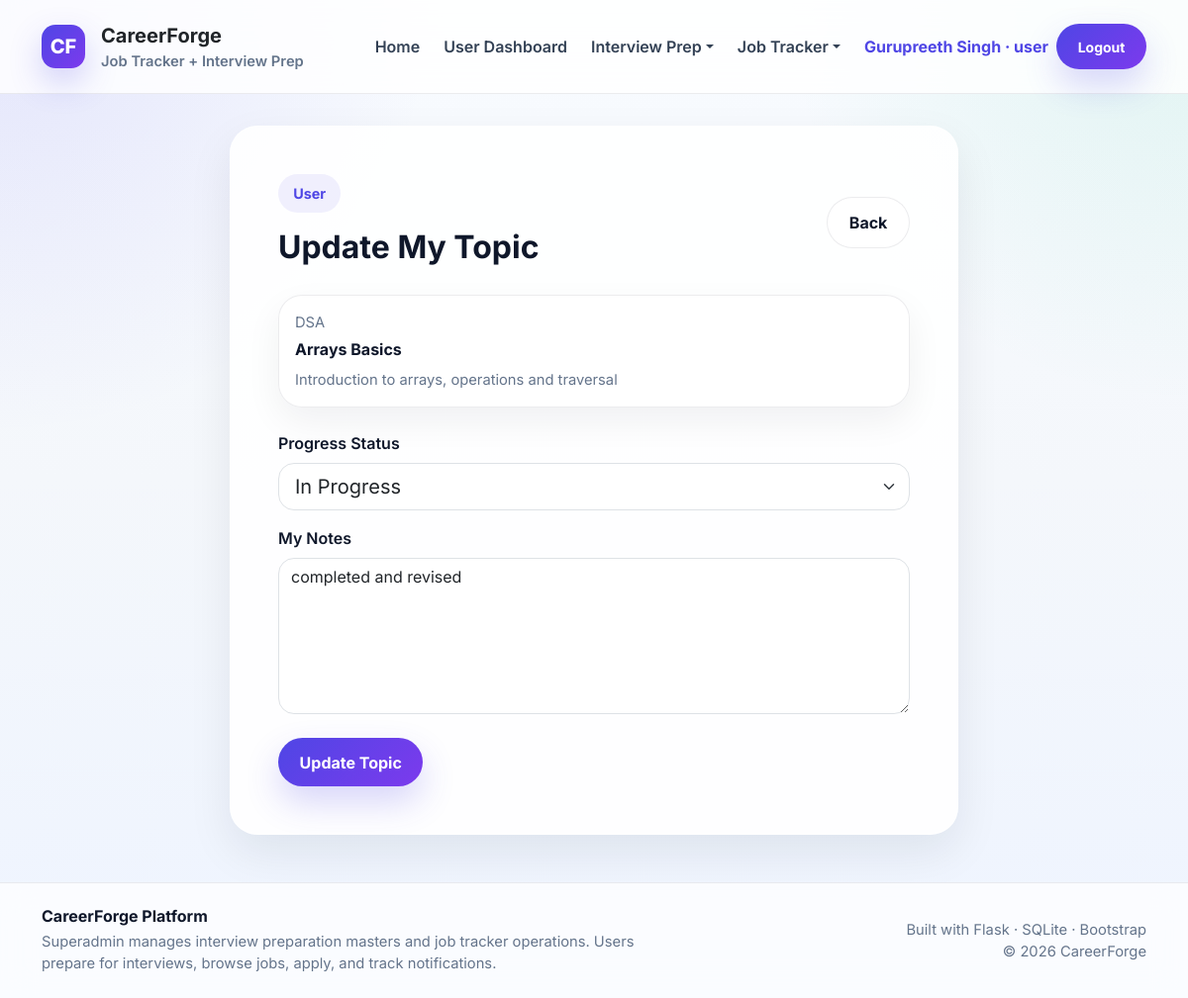
The page /user/update-my-topic/1 (signed in) on the database its author committed.
### tables this page shows
CREATE TABLE master_prep_topics (
            id INTEGER PRIMARY KEY AUTOINCREMENT,
            topic_name TEXT NOT NULL UNIQUE,
            category TEXT,
            description TEXT,
            created_by INTEGER,
            created_at TIMESTAMP DEFAULT CURRENT_TIMESTAMP, is_active INTEGER DEFAULT 1,
            FOREIGN KEY (created_by) REFERENCES users(id)
        );

CREATE TABLE user_selected_topics (
            id INTEGER PRIMARY KEY AUTOINCREMENT,
            user_id INTEGER NOT NULL,
            topic_id INTEGER NOT NULL,
            progress_status TEXT DEFAULT 'Not Started',
            notes TEXT,
            created_at TIMESTAMP DEFAULT CURRENT_TIMESTAMP,
            UNIQUE(user_id, topic_id),
            FOREIGN KEY (user_id) REFERENCES users(id),
            FOREIGN KEY (topic_id) REFERENCES master_prep_topics(id)
        );

### app.py (the view, shortened to what this page needs)
@app.route("/user/update-my-topic/<int:selected_topic_id>", methods=["GET", "POST"])
@login_required
@role_required("user")
def update_my_topic(selected_topic_id):
    db = get_db()
    user_id = session.get("user_id")
    selected_topic = db.execute(
        """
        SELECT ust.*, mpt.topic_name, mpt.category, mpt.description
        FROM user_selected_topics ust
        INNER JOIN master_prep_topics mpt ON ust.topic_id = mpt.id
        WHERE ust.id = ? AND ust.user_id = ? AND mpt.is_active = 1
        """,
        (selected_topic_id, user_id),
    ).fetchone()
    if not selected_topic:
        flash("Selected topic not found.", "danger")
        return redirect(url_for("my_topics"))
    return render_template("update_my_topic.html", selected_topic=selected_topic)

### app.py (called while the page is built)
def get_db():
    if "db" not in g:
        g.db = sqlite3.connect(DATABASE)
        g.db.row_factory = sqlite3.Row
        g.db.execute("PRAGMA foreign_keys = ON")
    return g.db

def login_required(f):
    @wraps(f)
    def decorated_function(*args, **kwargs):
        if "user_id" not in session:
            flash("Please login first.", "warning")
            return redirect(url_for("login"))
        return f(*args, **kwargs)
    return decorated_function

def role_required(required_role):
    def decorator(f):
        @wraps(f)
        def decorated_function(*args, **kwargs):
            if "user_id" not in session:
                flash("Please login first.", "warning")
                return redirect(url_for("login"))
            if session.get("role") != required_role:
                flash("You are not authorized to access this page.", "danger")
                return redirect(url_for("login"))
            return f(*args, **kwargs)
        return decorated_function
    return decorator

@app.context_processor
def inject_user():
    unread_notifications = 0
    if "user_id" in session:
        try:
            db = get_db()
            unread_notifications = db.execute(
                """
                SELECT COUNT(*) AS count
                FROM notifications
                WHERE user_id = ? AND is_read = 0
                """,
                (session.get("user_id"),),
            ).fetchone()["count"]
        except Exception:
            unread_notifications = 0
    return {
        "current_user_name": session.get("full_name"),
        "current_user_role": session.get("role"),
        "current_user_id": session.get("user_id"),
        "is_logged_in": "user_id" in session,
        "unread_notifications_count": unread_notifications,
    }

### templates/update_my_topic.html (shortened to what this page needs)
{% extends "base.html" %}
{% block content %}
<div class="row justify-content-center">
  <div class="col-lg-8">
    <div class="glass-card p-4 p-md-5">
      <div class="d-flex justify-content-between align-items-center mb-4">
        <div><span class="section-pill">User</span><h2 class="fw-bold mt-3 mb-1">Update My Topic</h2></div>
        <a href="{{ url_for('my_topics') }}" class="btn btn-light-soft">Back</a>
      </div>
      <div class="soft-card p-3 mb-4">
        <div class="small-muted mb-1">{{ selected_topic.category if selected_topic.category else 'General' }}</div>
        <div class="fw-bold">{{ selected_topic.topic_name }}</div>
        <div class="small-muted mt-2">{{ selected_topic.description if selected_topic.description else 'No description.' }}</div>
      </div>
      <form method="POST">
        <div class="mb-3"><label class="form-label fw-semibold">Progress Status</label><select name="progress_status" class="form-select form-select-lg rounded-4" required><option value="In Progress" {% if selected_topic.progress_status == 'In Progress' %}selected{% endif %}>In Progress</option></select></div>
        <div class="mb-4"><label class="form-label fw-semibold">My Notes</label><textarea name="notes" rows="6" class="form-control rounded-4">{{ selected_topic.notes if selected_topic.notes else '' }}</textarea></div>
        <button type="submit" class="btn btn-primary-soft">Update Topic</button>
      </form>
    </div>
  </div>
</div>
{% endblock %}

### templates/base.html (style rules this page uses)
:root { --text: #0f172a; --muted: #64748b; --line: rgba(15, 23, 42, 0.08); --card: rgba(255, 255, 255, 0.88); --primary: #4f46e5; --primary-2: #7c3aed; --success: #059669; --warning: #d97706; --danger: #dc2626; }
body { margin: 0; font-family: "Inter", sans-serif; color: var(--text); background: radial-gradient(circle at top left, rgba(79, 70, 229, 0.12), transparent 28%), radial-gradient(circle at top right, rgba(16, 185, 129, 0.10), transparent 26%), linear-gradient(180deg, #f8fbff 0%, #f4f7fb 48%, #eef4ff 100%); min-height: 100vh; }
.btn-primary-soft { background: linear-gradient(135deg, var(--primary), var(--primary-2)); color: #fff; border: none; border-radius: 999px; font-weight: 700; padding: 0.8rem 1.35rem; box-shadow: 0 16px 34px rgba(79, 70, 229, 0.22); }
.btn-light-soft { background: rgba(255, 255, 255, 0.9); color: var(--text); border: 1px solid var(--line); border-radius: 999px; font-weight: 700; padding: 0.8rem 1.35rem; }
.glass-card { background: var(--card); border: 1px solid rgba(255, 255, 255, 0.7); box-shadow: 0 18px 45px rgba(15, 23, 42, 0.08); border-radius: 28px; }
.soft-card { background: rgba(255, 255, 255, 0.76); border: 1px solid var(--line); border-radius: 24px; box-shadow: 0 14px 36px rgba(15, 23, 42, 0.06); }
.section-pill { display: inline-flex; align-items: center; gap: .5rem; border-radius: 999px; padding: .55rem .95rem; background: rgba(79, 70, 229, 0.08); color: var(--primary); font-size: .9rem; font-weight: 700; }
.small-muted { color: var(--muted); font-size: .92rem; }

### rows shown on the page
master_prep_topics: category "DSA", topic_name "Arrays Basics", description "Introduction to arrays, operations and traversal"
user_selected_topics: progress_status "In Progress", notes "completed and revised"

### other values the page prints
{{ current_user_name }} "Gurupreeth Singh"
{{ current_user_role }} "user"
